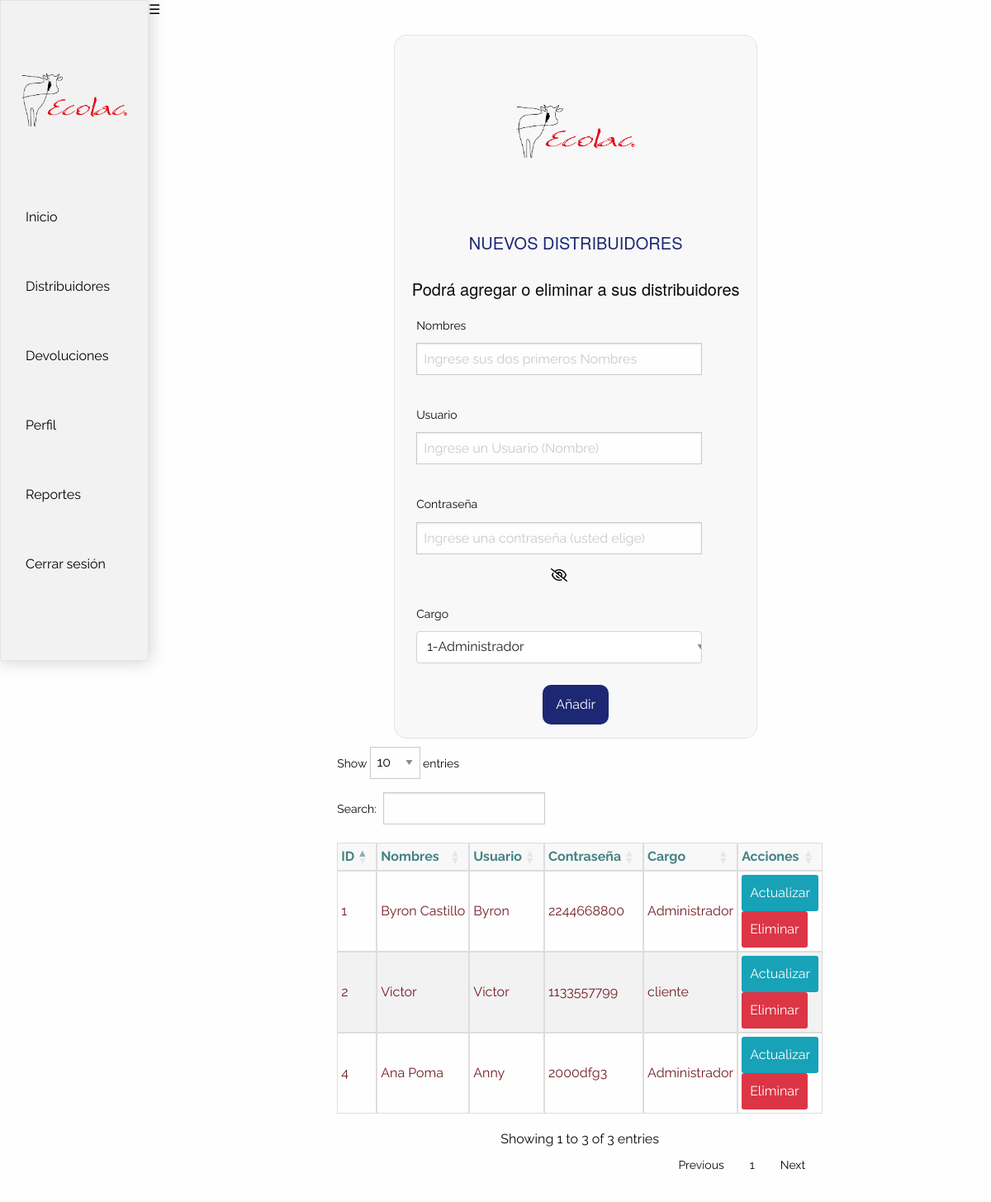
Page /admin/vista_distribuidorAdmin.php on the committed database.
### tables this page shows
CREATE TABLE `usuarios` (
  `id` int(11) NOT NULL,
  `nombres` varchar(255) NOT NULL,
  `usuario` varchar(100) NOT NULL,
  `contrasenia` varchar(150) NOT NULL,
  `id_cargo` int(11) NOT NULL
);

CREATE TABLE `cargo` (
  `id` int(11) NOT NULL,
  `descripcion` varchar(255) NOT NULL
);

### admin/vista_distribuidorAdmin.php (the view, shortened to what this page needs)
<?php
include('conexion.php');
?>
<!DOCTYPE html>
<html lang="es">
<head>
    <link rel="stylesheet" type="text/css" href="../css/estilos.css">
    <link rel="stylesheet" href="https://cdn.jsdelivr.net/npm/foundation-sites@6.6.3/dist/css/foundation.min.css">
    <link rel="stylesheet" type="text/css" href="https://cdn.datatables.net/1.11.5/css/dataTables.bootstrap5.min.css">
</head>
<body>
    <nav id="sidebar" class="sidebar">
        <img src="../images/ECOLACLOGO.png" style="height: 200px; float: center;">
        <a href="indexAdmin.php" class="menu-item">Inicio</a>
        <a href="vista_distribuidorAdmin.php" class="menu-item">Distribuidores</a>
        <a href="vista_quejasAdmin.php" class="menu-item">Devoluciones</a>
        <a href="vista_perfilAdmin.php" class="menu-item">Perfil</a>
        <a href="reportes.php" class="menu-item">Reportes</a>
        <a href="sesionOut.php" class="menu-item">Cerrar sesión</a>
    </nav>
   <div> <button class="menu-toggle" onclick="toggleSidebar()">☰</button></div>
    <section class="serviciosCards">
        <article class="itemCard">
            <img src="../images/ECOLACLOGO.png">
            <h3>NUEVOS DISTRIBUIDORES</h3>
            <h5>Podrá agregar o eliminar a sus distribuidores</h5>
            <form action="agregarDist.php" method="post">
                <div class="grupoInput">
                    <label class="form-label" for="nombres">Nombres</label>
                    <input class="caja" type="text" name="nombres" id="nombres"
                        placeholder="Ingrese sus dos primeros Nombres" required>
                </div>
                <div class="grupoInput">
                    <label class="form-label" for="usuario">Usuario</label>
                    <input class="caja" type="text" name="usuario" id="usuario"
                        placeholder="Ingrese un Usuario (Nombre)" required>
                </div>
                <div class="grupoInput">
                    <label class="form-label" for="contrasenia">Contraseña</label>
                    <input class="caja" type="password" name="contrasenia" id="contrasenia"
                        placeholder="Ingrese una contraseña (usted elige)" required>
                    <div class="mostrar-contra-btn" onmousedown="mostrarContrasenia()" onmouseup="ocultarContrasenia()"
                        ontouchstart="mostrarContrasenia()" ontouchend="ocultarContrasenia()"></div>
                </div>
                <div class="grupoInput">
                    <label class="form-label" for="id_cargo">Cargo</label>
                    <select class="caja" name="id_cargo" id="id_cargo" required>
                        <option value="1">1-Administrador</option>
                    </select>
                </div>
                <div class="d-flex">
                    <button type="submit" class="insertar">Añadir <span class="fa fa-user-plus"></span></button>
                </div>
            </form>
        </article>
        <div class="table-responsive">
    <table class="table table-custom">
        <thead>
            <tr>
                <th>ID</th>
                <th>Nombres</th>
                <th>Usuario</th>
                <th>Contraseña</th>
                <th>Cargo</th>
                <th>Acciones</th>
            </tr>
        </thead>
        <tbody>
            <?php
            $sql = "SELECT * FROM usuarios";
            $stmt = $conexion->prepare($sql);
            $stmt->execute();
            $count = $stmt->rowCount();
            if ($count > 0) {
                $usuarios = $stmt->fetchAll(PDO::FETCH_ASSOC);
            }
            foreach ($usuarios as $r):
                $cargoSql = "SELECT descripcion FROM cargo WHERE id = :id_cargo";
                $cargoStmt = $conexion->prepare($cargoSql);
                $cargoStmt->bindParam(':id_cargo', $r['id_cargo'], PDO::PARAM_INT);
                $cargoStmt->execute();
                $cargo = $cargoStmt->fetch(PDO::FETCH_ASSOC);
                $nombreCargo = $cargo['descripcion'];
                ?>
                <tr>
                    <td><?= $r['id'] ?></td>
                    <td><?= $r['nombres'] ?></td>
                    <td><?= $r['usuario'] ?></td>
                    <td><?= $r['contrasenia'] ?></td>
                    <td><?= $nombreCargo ?></td>
                    <td>
                        <form action="editar_usuario.php" method="post">
                            <button type="submit" name="editar" class="btn btn-info">Actualizar</button>
                        </form>
                        <form action="eliminar_usuario.php" method="post">
                            <button type="submit" name="eliminar" class="btn btn-danger">Eliminar</button>
                        </form>
                    </td>
                </tr>
            <?php endforeach; ?>
        </tbody>
    </table>
</div>
    </section>
    <?php include('../template/pie.php'); ?>
</body>
</html>

### template/pie.php (shortened to what this page needs)
</body>
</html>

### css/estilos.css (style rules this page uses)
* { padding: 0; margin: 0; box-sizing: border-box; font-family: 'Raleway', sans-serif; }
.titulosPage, .serviciosCards, .especiesCards, .galeriaParque { width: 80%; margin: 0 auto; text-align: center; padding: 2em 0; }
.serviciosCards { display: flex; flex-wrap: wrap; justify-content: space-between; }
.itemCard { flex: 0 0 calc(50% - 40px); margin: 20px; border-radius: 15px; border: 1px solid #E4E4E4; background: #F8F8F8; padding: 1em; }
.itemCard h3 { color: #1c2873; font-size: 20px; font-style: normal; font-weight: 400; line-height: normal; padding: 1em 0; }
.itemCard button, .itemCardEspecie button { border-radius: 10px; background: #1c2873; color: #fff; border: 0; padding: 1em; }
.grupoInput { width: 90%; padding: 10px; }
.form-label { display: block; margin-bottom: .5rem; }
label { display: inline-block; text-align: justify; font-weight: 600; }
.caja { display: block; width: 100%; padding: .375rem .75rem; font-size: 1rem; font-weight: 400; line-height: 1.5; color: #212529; background-color: #fff; background-clip: padding-box; border: 1px solid #ced4da; border-radius: .25rem; transition: border-color .15s ease-in-out, box-shadow .15s ease-in-out; }
.btn { display: inline-block; font-weight: 400; line-height: 1.5; color: #212529; text-align: center; text-decoration: none; vertical-align: middle; cursor: pointer; user-select: none; background-color: transparent; border: 1px solid transparent; border-top-color: transparent; border-right-color: transparent; border-bottom-color: transparent; border-left-color: transparent; padding: .375rem .75rem; font-size: 1rem; border-radius: .25rem; transition: color .15s ease-in-out, background-color .15s ease-in-out, border-color .15s ease-in-out, box-shadow .15s ease-in-out; }
.itemCard { align-items: center; margin: 10px; }
.serviciosCards { display: flex; justify-content: center; }
.itemCard img { width: 200px; height: 200px; }
.table { width: 100%; border-collapse: collapse; margin-top: 26px; }
.table th, .table td { border: 1px solid #ddd; padding: 4px; text-align: left; }
.table th { color: white; }
.table tr:nth-child(even) { background-color: #f2f2f2; }
.table td button { padding: 10px 10px; cursor: pointer; background-color: #0d6efd; color: white; border: none; border-radius: 3px; }
.titulosPageD, .serviciosCards, .especiesCards, .galeriaParque { width: 80%; margin: 0 auto; text-align: center; padding: 2em 0; }
.table-responsive { padding-left: 10px; }

### admin/vista_distribuidorAdmin.php (style rules this page uses)
body { font-family: 'Arial', sans-serif; margin: 0; padding: 0; display: flex; }
#sidebar { width: 180px; height: 100vh; background-color: #f2f2f2; border: 1px solid #E4E4E4; color: #fff; padding-top: 20px; flex-shrink: 0; box-shadow: 0 0 20px rgba(0, 0, 0, 0.2); }
.menu-item { padding: 30px; text-decoration: none; color: #000000; display: block; transition: background-color 0.3s; }
.table-custom { background-color: #f8d7da; }
.table-custom td, .table-custom th { color: #721c24; }
.table-custom th { color: #458282 }
.table-custom .btn-info { background-color: #17a2b8; border-color: #17a2b8; }
.table-custom .btn-danger { background-color: #dc3545; border-color: #dc3545; }

### rows in the picture
usuarios: id "1", nombres "Byron Castillo", usuario "Byron", contrasenia "2244668800", id_cargo.descripcion "Administrador"
usuarios: id "2", nombres "Victor", usuario "Victor", contrasenia "1133557799", id_cargo.descripcion "cliente"
usuarios: id "4", nombres "Ana Poma", usuario "Anny", contrasenia "2000dfg3", id_cargo.descripcion "Administrador"
